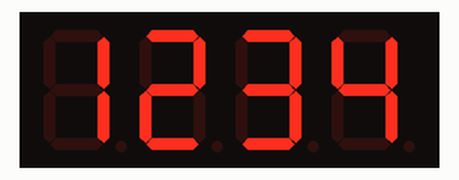
Recording of a program running on a simulated MicroPython board. Parts: 4-digit seven-segment display. Library files of the repository ran but are not shown: tm1637.py. At 10.1 s the program stops and its outputs stay as they are.

Above: at 2.1 s.
At 10.1 s:
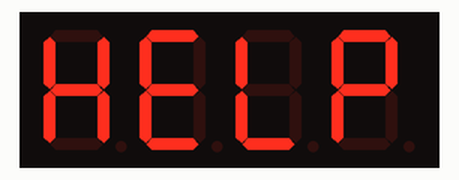

The program:

tm1637_test2.py
```python
import utime
import tm1637
from machine import Pin
tm = tm1637.TM1637(clk=Pin(5), dio=Pin(4))

# dim
tm.brightness(5)

tm.write([0, 0, 0, 0])
utime.sleep(2)

# 1234
tm.write([0x06, 0x5B, 0x4F, 0x66])
utime.sleep(2)

# 1.234
tm.write([0x06 | 128, 0x5B, 0x4F, 0x66])
utime.sleep(2)
# 12.34
tm.write([0x06, 0x5B | 128, 0x4F, 0x66])
utime.sleep(2)
# 123.4
tm.write([0x06, 0x5B, 0x4F | 128, 0x66])
utime.sleep(2)
# help
tm.show('help')
```
